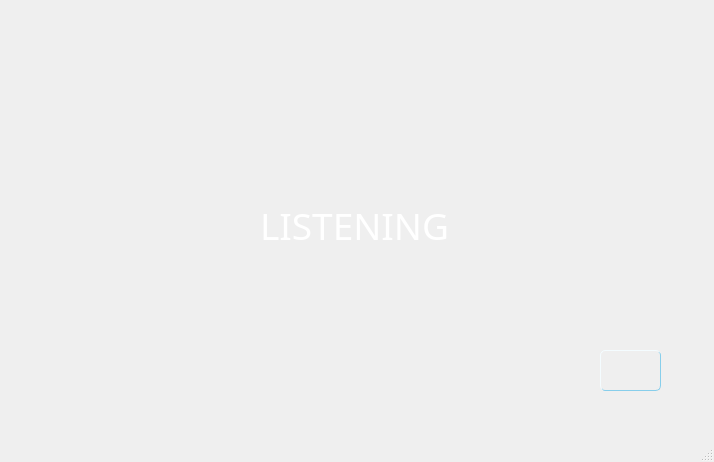
<?xml version="1.0" encoding="UTF-8"?>
<ui version="4.0">
 <class>Mic_window</class>
 <widget class="QMainWindow" name="Mic_window">
  <property name="geometry">
   <rect>
    <x>0</x>
    <y>0</y>
    <width>714</width>
    <height>462</height>
   </rect>
  </property>
  <property name="windowTitle">
   <string>MainWindow</string>
  </property>
  <widget class="QWidget" name="centralwidget">
   <widget class="QLabel" name="Img_label">
    <property name="geometry">
     <rect>
      <x>0</x>
      <y>0</y>
      <width>711</width>
      <height>501</height>
     </rect>
    </property>
    <property name="autoFillBackground">
     <bool>false</bool>
    </property>
    <property name="styleSheet">
     <string notr="true">
image: url(:/newPrefix/Images/mic_background.jpg);</string>
    </property>
    <property name="text">
     <string/>
    </property>
    <property name="scaledContents">
     <bool>false</bool>
    </property>
    <property name="wordWrap">
     <bool>false</bool>
    </property>
   </widget>
   <widget class="QLabel" name="label_listening">
    <property name="geometry">
     <rect>
      <x>260</x>
      <y>170</y>
      <width>241</width>
      <height>111</height>
     </rect>
    </property>
    <property name="font">
     <font>
      <family>Nirmala UI Semilight</family>
      <pointsize>28</pointsize>
     </font>
    </property>
    <property name="styleSheet">
     <string notr="true">color: rgb(255, 255, 255);</string>
    </property>
    <property name="text">
     <string>LISTENING</string>
    </property>
   </widget>
   <widget class="QPushButton" name="Back_btn">
    <property name="geometry">
     <rect>
      <x>600</x>
      <y>350</y>
      <width>61</width>
      <height>41</height>
     </rect>
    </property>
    <property name="styleSheet">
     <string notr="true">background-color: transparent;
border-style: outset;
border-width: 1px;
border-radius: 5px;
border-color: skyblue;
padding: 4px;
color: rgb(85, 255, 255);
color: rgb(255, 255, 255);</string>
    </property>
    <property name="text">
     <string/>
    </property>
    <property name="icon">
     <iconset resource="icon.qrc">
      <normaloff>:/icon_prefix/Icons/back-arrow.png</normaloff>:/icon_prefix/Icons/back-arrow.png</iconset>
    </property>
    <property name="iconSize">
     <size>
      <width>30</width>
      <height>49</height>
     </size>
    </property>
   </widget>
  </widget>
  <widget class="QStatusBar" name="statusbar"/>
 </widget>
 <resources>
  <include location="images.qrc"/>
  <include location="icon.qrc"/>
 </resources>
 <connections/>
</ui>
